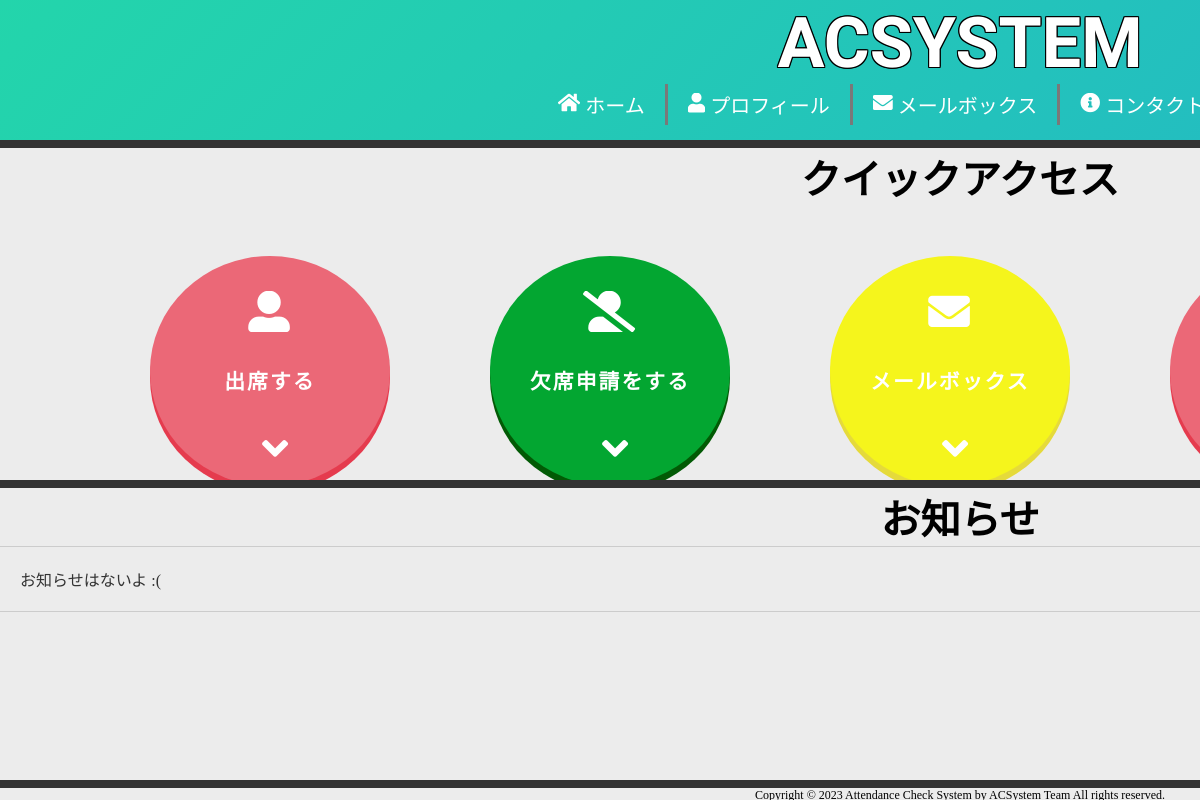
The app's page /, older data.
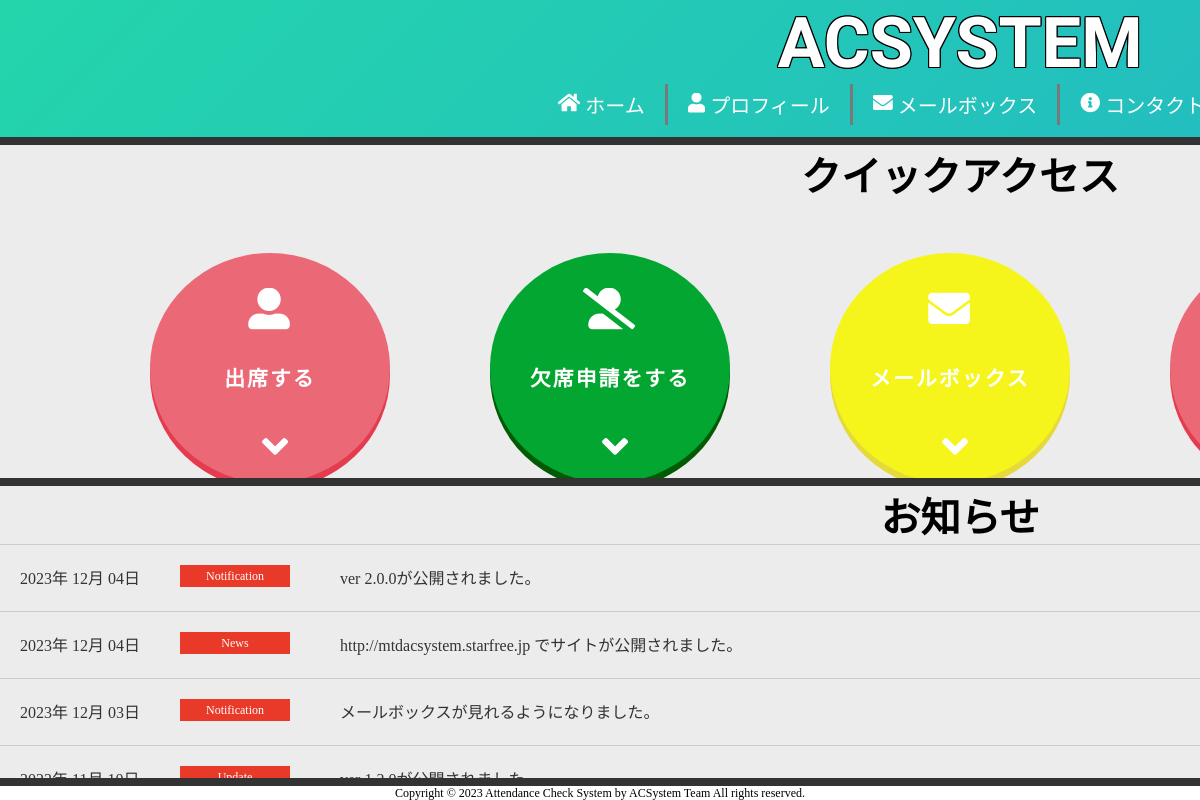
The same page, newer data.
### tables this page shows
CREATE TABLE `notifications` (
  `id` int(11) NOT NULL,
  `timestamp` timestamp NOT NULL DEFAULT current_timestamp(),
  `category` enum('News','Notification','Update','Maintenance') NOT NULL,
  `title` varchar(64) NOT NULL
);

### Functions/Utils/DatabaseUtils.php (called while the page is built, shortened)
<?php
function getDatabaseConnection(): PDO
{
    $hostname = "localhost";
    $database = "acsystem";
    $mysql_user = "root";
    $mysql_password = '';
    $dsn = "mysql:dbname=$database;host=$hostname;";
    try {
        $pdo = new PDO($dsn, $mysql_user, $mysql_password);
        $pdo->setAttribute(PDO::ATTR_ERRMODE, PDO::ERRMODE_EXCEPTION);
        return $pdo;
    } catch (PDOException $e) {
        setError("データベースに接続できませんでした。", "ACSystemチームまでご連絡ください。", "20C");
        error_log("ACSystem Error : " . $e->getMessage());
        return null;
    }
}
function getNotifications(): ?array
{
    $pdo = getDatabaseConnection();
    try {
        $query =  "SELECT timestamp, category, title FROM notifications ORDER BY id DESC LIMIT 10";
        $stmt = $pdo->prepare($query);
        $stmt->execute();
        $results = $stmt->fetchAll(PDO::FETCH_ASSOC);
        return $results;
    } catch (PDOException $e) {
        setError("データの取得中にエラーが発生しました。", "ACSystemチームまでご連絡ください。", "20D");
        error_log("ACSystem Error: " . $e->getMessage());
        return null;
    }
}

### Functions/Utils/LayoutUtils.php (the view, shortened to what this page needs)
<?php
function sendHeaders(): void
{
    $status = isLoggedIn()
        ? generateListItem('logout', 'fas fa-sign-out-alt', 'ログアウト', '/ACSystem/Functions/Logout/Logout.php')
        : generateListItem('login', 'fas fa-sign-in-alt', 'ログイン', '/ACSystem/Functions/Login/Login.php');
    echo <<<HTML
        <div class="header">
            <h2>ACSYSTEM</h2>
            <nav class="navigation">
                <ul>
                    <li class="top">
                        <a href="/ACSystem/Index.php">
                            <i class="fas fa-home"></i> ホーム
                        </a>
                    </li>
                    <li class="profile">
                        <a href="/ACSystem/Functions/Profile/Profile.php">
                            <i class="fas fa-user"></i> プロフィール
                        </a>
                    </li>
                    <li class="mail">
                        <a href="/ACSystem/Functions/Mail/Mail.php">
                            <i class="fas fa-envelope"></i> メールボックス
                        </a>
                    </li>
                    <li class="contact">
                        <a href="#">
                            <i class="fas fa-info-circle"></i> コンタクト
                        </a>
                    </li>
                    {$status}
                </ul>
            </nav>
        </div>
    HTML;
}
function generateListItem($class, $icon, $text, $link): string
{
    return <<<HTML
        <li class="$class">
            <a href="$link">
                <i class="$icon"></i> $text
            </a>
        </li>
    HTML;
}
function sendQuickAccesses()
{
    echo '<div class="access">
            <h3 class="access-title">クイックアクセス</h3>
            <div class="item">';
    generateAccessItem("record", "Functions/Attendance/DirectAttendance/DirectAttendance.php", "fas fa-user-alt", "出席する");
    echo '</div>
        </div>';
}
function generateAccessItem($id, $href, $iconClass, $text)
{
    echo '<a href="' . $href . '" class="btn btn--circle" id="' . $id . '">
            <i class="' . $iconClass . '"></i>
            <br>
            <p>' . $text . '</p>
            <i class="fas fa-angle-down fa-position-bottom"></i>
          </a>';
}
function sendNotifications($notifications): void
{
    echo '<div class="notification">';
    echo '  <h3 class="notification-title">お知らせ</h3>';
    echo '  <ul class="news-list">';
    if (!$notifications) {
        echo '    <li><p class="title">お知らせはないよ :(</p></li>';
        return;
    }
    foreach ($notifications as $notification) {
        echo '    <li>';
        echo '      <p class="date">' . date('Y年 m月 d日', strtotime($notification['timestamp'])) . '</p>';
        echo '      <p class="category"><span>' . $notification['category'] . '</span></p>';
        echo '      <p class="title">' . $notification['title'] . '</p>';
        echo '    </li>';
    }
    echo '  </ul>';
    echo '</div>';
}
function sendFooters(): void
{
    echo <<<HTML
        <div class="footer">
            <div class="copyright">
                <p>Copyright &copy; 2023 Attendance Check System by ACSystem Team All rights reserved.</p>
            </div>
        </div>
    HTML;
}

### Index.php (shortened to what this page needs)
<!DOCTYPE html>
<html lang="ja">
<head>
  <link rel="stylesheet" href="CSS/Common.css">
  <link rel="stylesheet" href="CSS/Index.css">
</head>
<body>
  <div class="content">
    <?php sendHeaders(); ?>
    <div class="main">
      <?php
      sendQuickAccesses();
      sendNotifications(getNotifications());
      ?>
    </div>
    <?php sendFooters() ?>
  </div>
</body>
</html>

### CSS/Common.css (style rules this page uses)
* { margin: 0; padding: 0; list-style: none; text-decoration: none; overflow: hidden; color: inherit; caret-color: #333; }
.header { color: #fff; border-bottom: 8px solid #333; width: 1920px; height: 150px; background: linear-gradient(-45deg, #ee7752, #e73c7e, #23a6d5, #23d5ab); background-size: 400% 400%; }
.header h2 { text-align: center; font-size: 70px; padding-top: 2px; text-shadow: 1px 1px 0px #000, -1px -1px 0px #000, -1px 1px 0px #000, 1px -1px 0px #000, 1px 0px 0px #000, -1px 0px 0px #000, 0px 1px 0px #000, 0px -1px 0px #000; font-family: "Cherry Swash", cursive; }
.navigation ul { margin: 0; padding: 0; display: flex; border-left: 1px solid #cccccc; justify-content: center; margin-left: -10px; }
.navigation ul li { border-right: 3px solid #797979; font-size: 20px; }
.navigation ul li a { display: block; padding: 6px 20px; position: relative; transition: 0.3s; color: white; }
.navigation ul li a::after { position: absolute; bottom: 0; left: 50%; content: ""; width: 0; height: 2px; background-color: #31aae2; transition: 0.3s; transform: translateX(-50%); }
.footer { width: 100%; }
.footer .copyright { text-align: center; }
.footer .copyright p { font-size: 12px; }
.main { width: 1920px; height: 1080px; background-color: #ececec; }

### CSS/Index.css (style rules this page uses)
.content { width: 100vw; height: 100vh; display: flex; flex-direction: column; }
.main { display: flex; flex-direction: column; flex-grow: 1; height: 700px; }
.access { border-bottom: 8px solid #333; }
.item { flex-grow: 1; height: 350px; justify-content: space-around; }
.notification { flex-grow: 1; border-bottom: 8px solid #333; }
h3 { text-align: center; font-size: 40px; }
.news-list { list-style: none outside; margin: 0; padding: 0; height: 300px; overflow: auto; }
.news-list li { display: flex; flex-wrap: wrap; text-decoration: none; color: #333; border-bottom: 1px solid #ccc; padding: 20px 20px; }
.news-list li:first-child { border-top: 1px solid #ccc; }
.news-list li .date { margin: 0; min-width: 140px; font-size: 16px; padding: 0 20px 0 0; }
.news-list li .category { margin: 0; min-width: 140px; padding: 0 20px 0 0; }
.news-list li .category span { background: #e83929; color: #fff; text-align: center; display: inline-block; padding: 5px; font-size: 12px; line-height: 1; width: 100px; }
.news-list li .title { margin: 0; }
.btn, a.btn, button.btn { font-size: 1.3rem; font-weight: 700; line-height: 1.5; position: relative; display: inline-block; cursor: pointer; transition: all 0.3s; text-align: center; vertical-align: middle; text-decoration: none; letter-spacing: 0.1em; color: #212529; border-radius: 0.5rem; }
a.btn--circle { margin-top: 50px; margin-right: 100px; width: 240px; height: 210px; padding: 20px 0 0; border-radius: 50%; color: #fff; }
#report { background: #03a631; box-shadow: 0 7px 0 #025a05; }
#record { background: #eb6877; box-shadow: 0 7px 0 #e53b4e; }
#mailbox { background: rgb(245, 245, 28); box-shadow: 0 7px 0 #e5da3b; }
a.btn--circle:first-child { margin-left: 150px; }
a.btn--circle i { margin-top: 15px; font-size: 200%; }
a.btn--circle p { margin-top: 25px; }
.fa-position-bottom { position: absolute; bottom: 1rem; left: calc(50% - 0.5rem); }

Row changes from the older to the newer data that the page shows:
added notifications: timestamp "2023年 12月 04日", category "Notification", title "ver 2.0.0が公開されました。"
added notifications: timestamp "2023年 12月 04日", category "News", title "http://mtdacsystem.starfree.jp でサイトが公開されました。"
added notifications: timestamp "2023年 12月 03日", category "Notification", title "メールボックスが見れるようになりました。"
added notifications: timestamp "2023年 11月 10日", category "Update", title "ver 1.2.0が公開されました。"
Text that changed along with them:
text no longer shown: "お知らせはないよ :("
